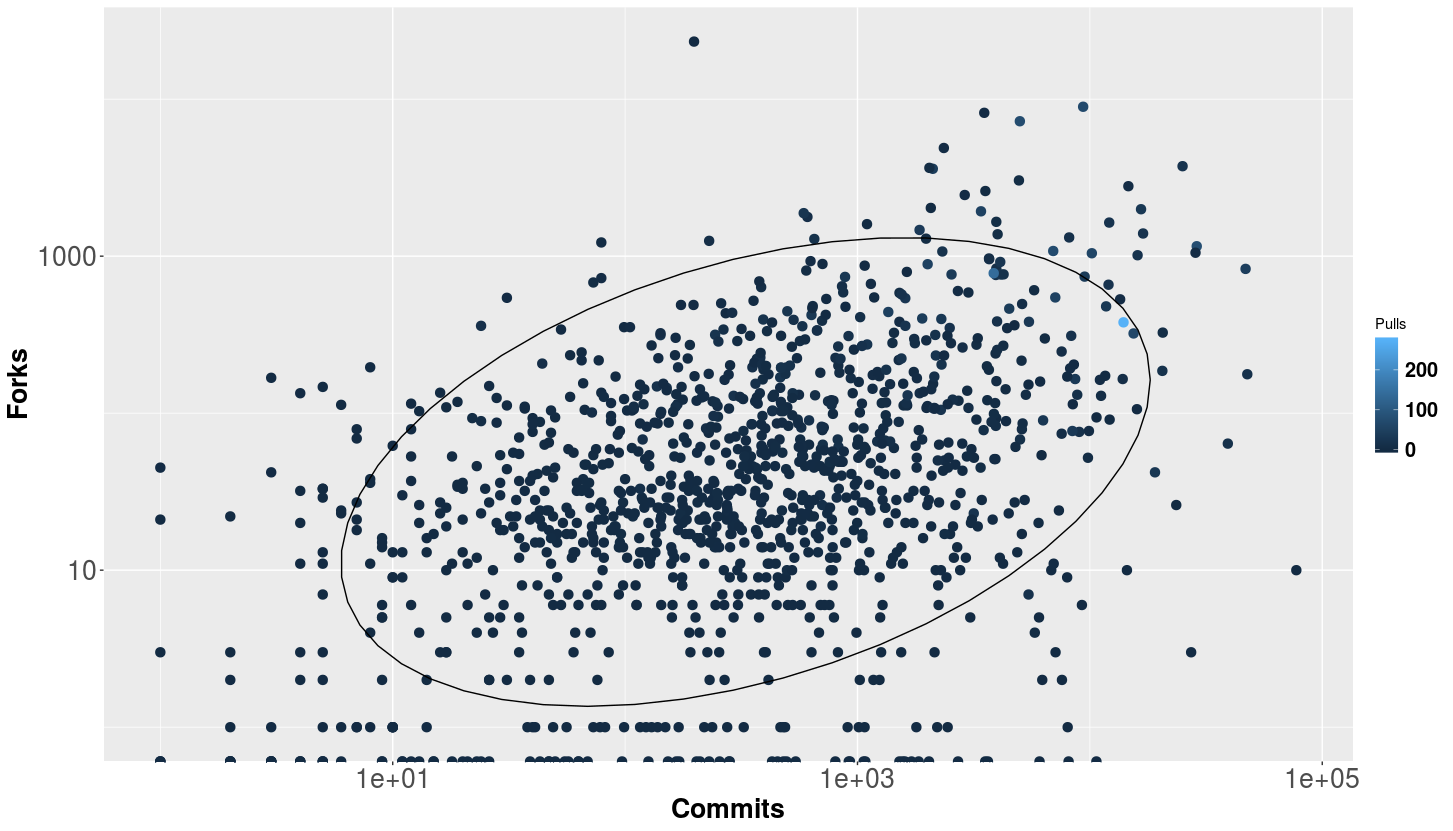

Here is the R script that generated this plot:
cr <- read.csv("Dataset_original.csv")
ggplot(cr, aes(x=Commits, y=Forks)) +  geom_point(size=3, aes(color=Pulls)) + scale_y_log10() + scale_x_log10() +
	theme(axis.text.x=element_text(size=20), axis.title=element_text(size=20,face="bold")) +
	theme(axis.text.y=element_text(size=20), axis.title=element_text(size=20,face="bold")) +
	theme(legend.text = element_text(size=15, face="bold")) +  stat_ellipse()
